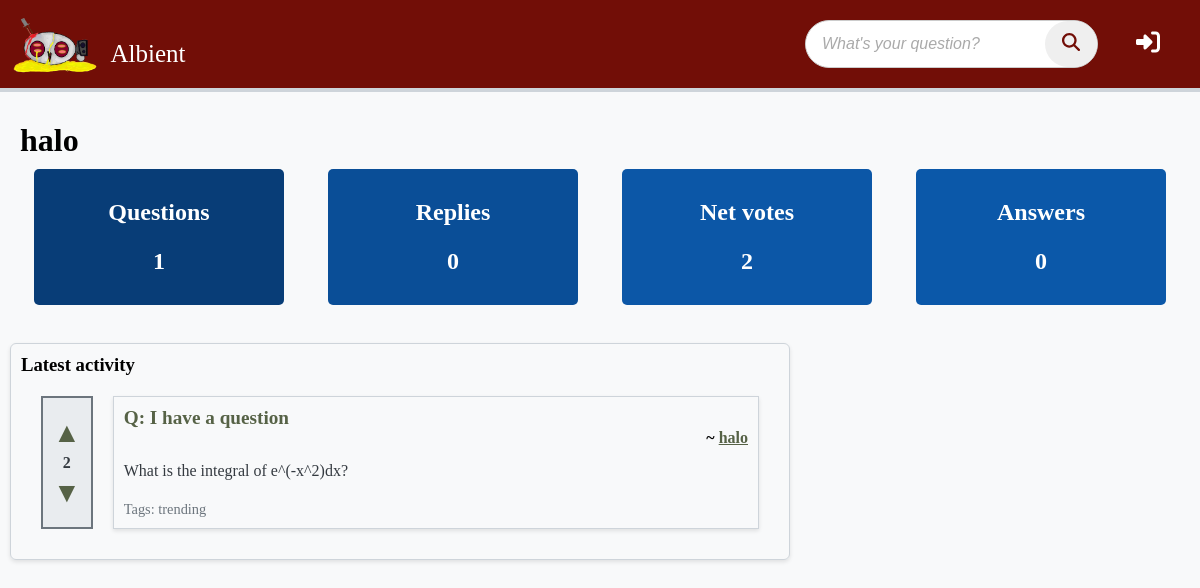
Page /view_user/haha on the earlier database version.
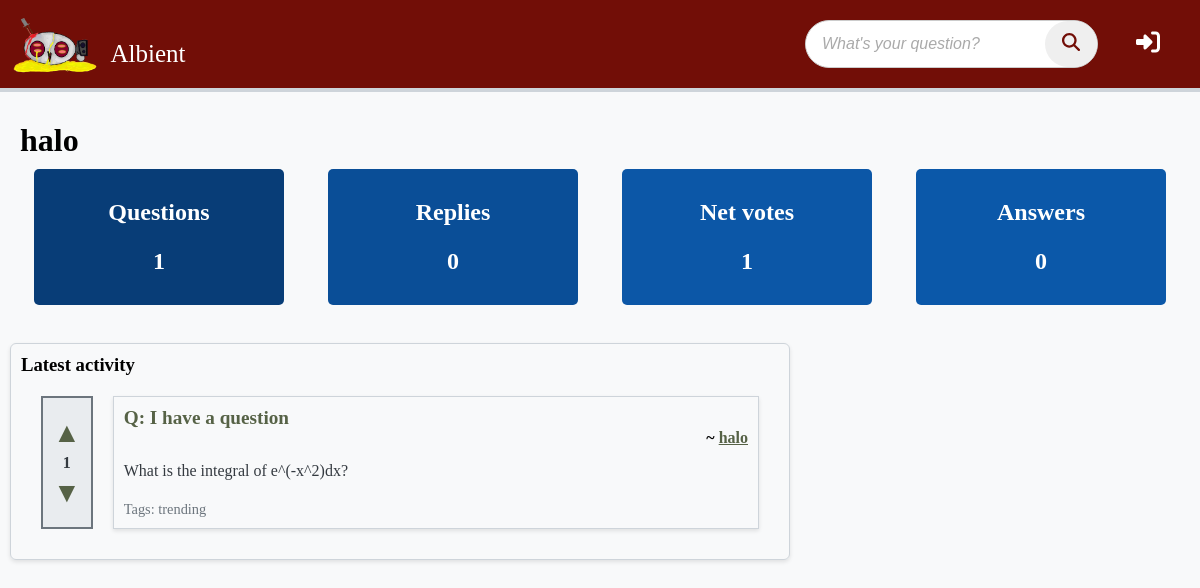
Same page on the later database version.
### albient/models.py (models this page shows)
class Question(db.Model):
    id = sa.Column(sa.Integer, primary_key=True, unique=True)
    title = sa.Column(sa.String(64))
    content = sa.Column(sa.Text)
    user_id = sa.Column(sa.Integer, sa.ForeignKey("user.id"))
    comments = relationship("Comment", backref="question", lazy=True)
    tags = sa.Column(sa.String(32))
    votes = sa.Column(sa.Integer, default=0)
    is_resolved = sa.Column(sa.Boolean, default=False)

class User(db.Model, UserMixin):
    id = sa.Column(sa.Integer, primary_key=True, unique=True)
    role_id = sa.Column(sa.Integer, default=0)  # 0 for normal users, 1 for admin
    email = sa.Column(sa.String(320))
    username = sa.Column(sa.String(64), nullable=False, unique=True)
    display_name = sa.Column(sa.String(32))
    password = sa.Column(sa.String(64), nullable=False)
    rep_points = sa.Column(sa.Integer)
    questions = relationship("Question", backref="op", lazy=True)
    replies = relationship("Comment", backref="op", lazy=True)

### albient/routes.py (the view)
@app.route("/view_user/<username>")
def view_user(username):
    user = User.query.filter_by(username=username).first()
    qa = Question.query.filter_by(op=user).all()
    ca = Comment.query.filter_by(op=user).all()
    questions_asked = len(qa)
    votes = sum([i.votes for i in qa]) + sum([i.votes for i in ca])
    answers = len(Comment.query.filter_by(op=user).all())
    return render_template(
        "view_user.html",
        user=user,
        qa=questions_asked,
        questions=qa,
        votes=votes,
        answers=answers,
        ca=len(ca),
    )

### albient/templates/view_user.html
{% extends 'base.html' %}
{% block content %}
  {% if current_user.username == user.username %}
    <h1 class="username">{{ user.display_name }} <a href="{{ url_for('logout') }}">[Logout]</a></h1>
  {% else %}
    <h1 class="username">{{ user.display_name }}</h1>
  {% endif %}
  <div class="stats">
    <div class="item">
      <h2>Questions</h2>
      <h3>{{ qa }}</h3>
    </div>
    <div class="item">
      <h2>Replies</h2>
      <h3>{{ ca }}</h3>
    </div>
    <div class="item">
      <h2>Net votes</h2>
      <h3>{{ votes }}</h3>
    </div>
    <div class="item">
      <h2>Answers</h2>
      <h3>{{ answers }}</h3>
    </div>
  </div>
  <br />
  <div class="parent">
    <div class="view_questions">
      <h3>Latest activity</h3>
      {% for question in questions %}
        <div class="question">
          <div class="vote-buttons">
            <a class="vote-button upvote-icon" href="{{ url_for('upvote_post', post_id=question.id, del=1) }}">&#9650;</a>
            <span>{{ question.votes }}</span>
            <a class="vote-button downvote-icon" href="{{ url_for('upvote_post', post_id=question.id, del=- 1) }}">&#9660;</a>
          </div>
          <div class="notvotebuttons">
            <a href="{{ url_for('view_question', id=question.id) }}" class="question-title">Q: {{ question.title }}</a>
            <h4>~ <a href="{{ url_for('view_user', username=question.op.username) }}">{{ question.op.display_name }}</a></h4>
            <p>{{ question.content }}</p>
            <small>Tags: {{ question.tags }}</small>
          </div>
        </div>
      {% endfor %}
    </div>
  </div>
{% endblock %}

Differences in the rows shown:
changed Question "I have a question": votes "2" → "1"
Other differences:
{{ votes }}: "2" → "1"
